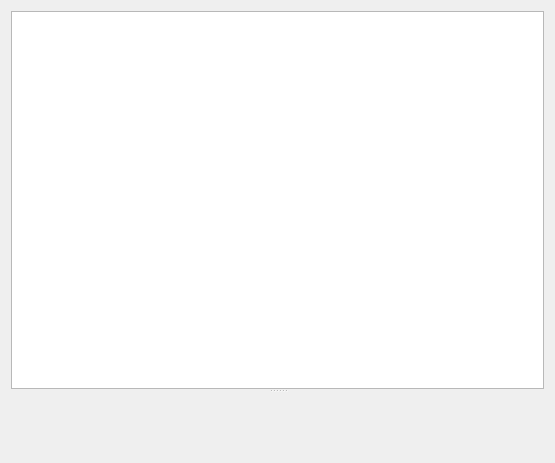
<?xml version="1.0" encoding="UTF-8"?>
<ui version="4.0">
 <class>FileBlameDialog</class>
 <widget class="QDialog" name="FileBlameDialog">
  <property name="geometry">
   <rect>
    <x>0</x>
    <y>0</y>
    <width>555</width>
    <height>463</height>
   </rect>
  </property>
  <property name="windowTitle">
   <string>Dialog</string>
  </property>
  <layout class="QVBoxLayout" name="verticalLayout">
   <item>
    <widget class="QSplitter" name="splitter">
     <property name="orientation">
      <enum>Qt::Vertical</enum>
     </property>
     <widget class="BlameCodeView" name="plainTextEdit"/>
     <widget class="LogDetailsWidget" name="logDetailsWidget" native="true"/>
    </widget>
   </item>
  </layout>
 </widget>
 <customwidgets>
  <customwidget>
   <class>BlameCodeView</class>
   <extends>QPlainTextEdit</extends>
   <header>widgets/blamecodeview.h</header>
  </customwidget>
  <customwidget>
   <class>LogDetailsWidget</class>
   <extends>QWidget</extends>
   <header>widgets/logdetailswidget.h</header>
   <container>1</container>
  </customwidget>
 </customwidgets>
 <resources/>
 <connections/>
</ui>
